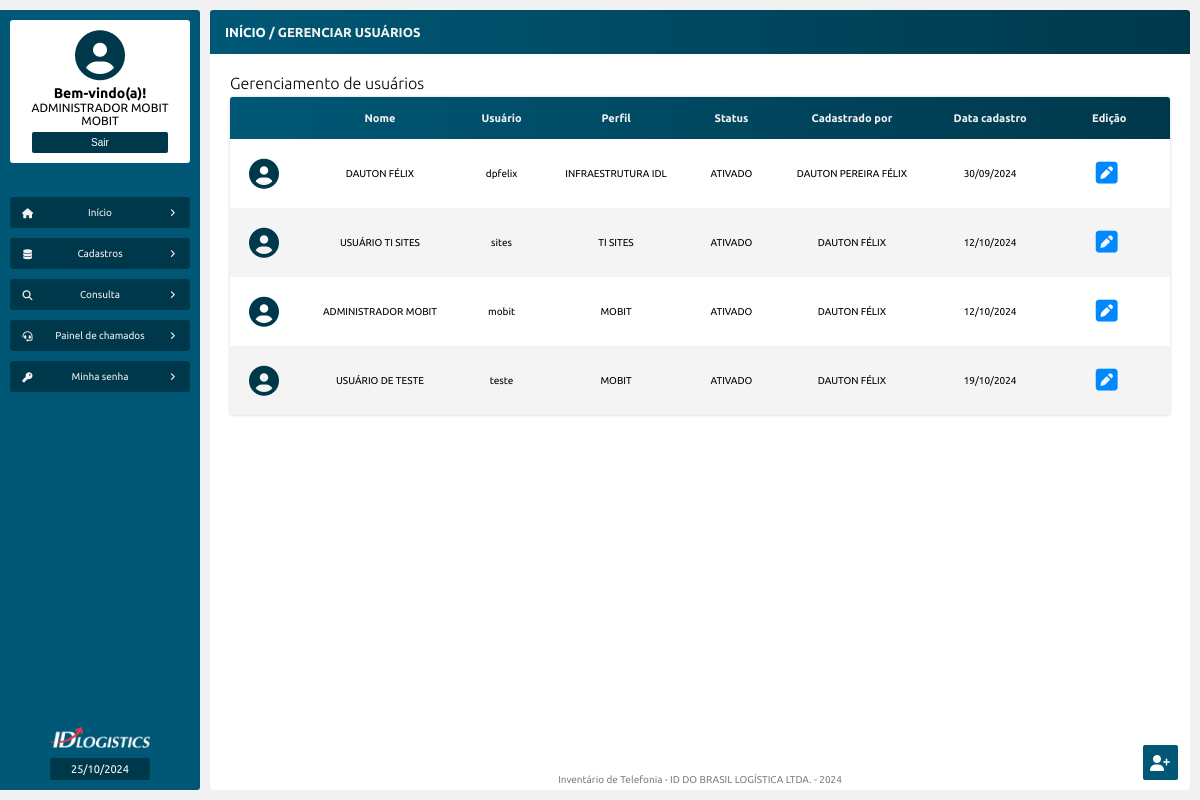
Screenshot of /gerenciar_usuarios.php (signed in) with the database file from the repository.
### tables this page shows
CREATE TABLE `tb_usuarios` (
  `id_usuario` int NOT NULL AUTO_INCREMENT,
  `nome` varchar(100) DEFAULT NULL,
  `matricula` varchar(10) DEFAULT NULL,
  `unidade` varchar(100) DEFAULT NULL,
  `cargo` varchar(100) DEFAULT NULL,
  `perfil` varchar(45) DEFAULT NULL,
  `usuario` varchar(100) DEFAULT NULL,
  `senha` varchar(256) DEFAULT NULL,
  `status` varchar(45) DEFAULT NULL,
  `senha_primeiro_acesso` varchar(45) DEFAULT NULL,
  `data_cadastro` timestamp NULL DEFAULT CURRENT_TIMESTAMP,
  `cadastrado_por` varchar(45) DEFAULT NULL,
  PRIMARY KEY (`id_usuario`)
);

### src/model/Usuario.php (called while the page is built, shortened)
<?php
class Usuario
{
    public function __construct(private PDO $pdo)
    {
        $this->pdo = $pdo;
    }
    public function exibeUsuarios(): array
    {
        $sql = "SELECT *, DATE_FORMAT(data_cadastro, '%d/%m/%Y') AS data_cadastro FROM tb_usuarios";
        $stmt = $this->pdo->prepare($sql);
        $stmt->execute();
        return $stmt->fetchAll(PDO::FETCH_ASSOC);
    }
}

### gerenciar_usuarios.php (the view, shortened to what this page needs)
<?php
require_once "src/config/conexao_bd.php";
$exibeUsuarios = new Usuario($pdo);
$exibeTodosUsuarios = $exibeUsuarios->exibeUsuarios();
?>
<!DOCTYPE html>
<html>
<head>
    <?php
        require_once "src/views/layout/head.php";
    ?>
</head>
<body>
    <main class="corpo">
        <?php
            require_once "src/views/layout/menu_lateral.php";
        ?>
        <section class="principal">
            <article class="conteudo">
                <header class="conteudo-cabecalho">
                    <h3><a href="inicio.php">INÍCIO</a> / GERENCIAR USUÁRIOS</h3>
                </header>
                <section class="conteudo-center">
                    <h1>Gerenciamento de usuários</h1>
                    <table>
                        <thead>
                            <tr>
                                <td></td>
                                <td>Nome</td>
                                <td>Usuário</td>
                                <td>Perfil</td>
                                <td>Status</td>
                                <td>Cadastrado por</td>
                                <td>Data cadastro</td>
                                <td>Edição</td>
                            </tr>
                        </thead>
                        <tbody>
                            <?php foreach($exibeTodosUsuarios as $exibeUsuarios) : ?>
                            <tr>
                                <td>
                                    <?php
                                        if(empty($exibeUsuarios['foto_perfil']))
                                        {
                                            echo "<i class='fa-solid fa-circle-user'></i>";
                                        } else {
                                            echo "<img src='$exibeUsuarios[foto_perfil]' id='table-foto-perfil'>";
                                        }
                                    ?>
                                </td>
                                <td><?= htmlentities($exibeUsuarios['nome']) ?></td>
                                <td><?= htmlentities($exibeUsuarios['usuario']) ?></td>
                                <td><?= htmlentities($exibeUsuarios['perfil']) ?></td>
                                <td><?= htmlentities($exibeUsuarios['status']) ?></td>
                                <td><?= htmlentities($exibeUsuarios['cadastrado_por']) ?></td>
                                <td><?= htmlentities($exibeUsuarios['data_cadastro']) ?></td>
                                <td id="acoes">
                                    <form>
                                        <button type="button" id="table-form-btn-editar"><a href="editar_usuario.php?id_usuario=<?= $exibeUsuarios['id_usuario'] ?>" title="Editar esse usuário"><i class="fa-solid fa-square-pen"></i></a></button>
                                    </form>
                                </td>
                            </tr>
                            <?php endforeach ?>
                        </tbody>
                    </table>
                </section>
                <?php
                    require_once "src/views/layout/rodape.php";
                ?>
            </article>
        </section>
    </main>
    <div class="btns-atalhos">
        <a href="cadastrar_usuario.php"><button id="btn-atalho" title="Cadastrar um novo usuário">
            <i class="fa-solid fa-user-plus"></i>
        </button></a>
    </div>
</body>
</html>

### css/style.css (style rules this page uses)
:root { --primary-color: #0088ff; --secundary-color: #005876; --terciary-color: #00384b; --white-color: #f1f1f1; --primary-shadow: 0 0 .5em #808080 }
* { padding: 0; margin: 0; box-sizing: border-box; }
a { text-decoration: none; }
body { font-family: 'Playpen Sans', cursive; font-family: 'Ubuntu', sans-serif; background: var(--white-color); }
.corpo { width: 100%; height: 100%; padding: 10px 10px 10px 0; position: absolute; display: flex; }
.principal { width: 100%; height: 100%; display: flex; flex-direction: column; }
.conteudo { width: 100%; height: 100%; position: relative; display: flex; flex-direction: column; align-items: center; overflow: hidden; background: #ffffff; border-radius: 3px; }
.conteudo-cabecalho { width: 100%; margin-bottom: 10px; padding: 15px; display: flex; justify-content: space-between; align-items: center; background: linear-gradient(to right, var(--secundary-color), var(--terciary-color)); color: var(--white-color); }
.conteudo-cabecalho h3 { font-size: 13px; font-weight: bold; }
.conteudo-center { width: 100%; height: 100%; padding: 10px 20px 20px 20px; display: flex; align-content: baseline; align-items: center; flex-direction: column; overflow: scroll; }
.conteudo-center h1 { width: 100%; font-size: 16px; font-weight: 100; }

### css/form.css (style rules this page uses)
form { width: 100%; height: fit-content; margin: 13px auto; padding: 60px 30px 30px 30px; position: relative; display: flex; flex-direction: column; border-radius: 3px; box-shadow: 0 0 1em #cdcdcd; background:#fff; font-size: 10px; }

### css/table.css (style rules this page uses)
table { width: 100%; margin: 5px auto; font-size: 10px; background: #ffffff; box-shadow: 0 0 .3em #cdcdcd; border-radius: 3px; border-collapse: collapse; text-align: center; overflow: auto; }
table tr td { padding: 15px; }
table thead { position: sticky; top: -10px; color: var(--white-color); font-weight: bold; background: linear-gradient(to right, var(--secundary-color), var(--terciary-color)); z-index: 1; }
table thead td:first-child { border-radius: 3px 0 0 0; }
table thead td:last-child { border-radius: 0 3px 0 0; }
table thead td { font-size: 11px; }
tbody tr:nth-child(even) { background: #f4f4f4; }
table form { width: fit-content; padding: 0; margin: 0 10px; border: 0; box-shadow: none; background: transparent; }
table tr #acoes { display: flex; align-items: center; justify-content: center; }
table a { color: #000; }
table i { color: var(--primary-color); font-size: 25px; }
table .fa-circle-user { font-size: 30px; color: var(--terciary-color); }

### css/botoes.css (style rules this page uses)
button { width: fit-content; min-width: 80px; padding: 5px 15px; border-radius: 2px; border: none; background: var(--secundary-color); color: #fff; font-size: 10px; cursor: pointer; }
.btns-atalhos { width: 70px; position: fixed; bottom: 20px; right: 5px; display: flex; align-items: center; justify-content: center; flex-direction: column; gap: 5px; z-index: 2; }
#btn-atalho { width: 35px; min-width: 0; height: 35px; padding: 5px; }
#btn-atalho i { font-size: 16px; }
form button { padding: 7px 15px 5px 15px; }
table form button { width: fit-content; min-width: fit-content; padding: 0; background: transparent; }
table tr td button { padding: 7px 15px; margin-right: 5px; }

### rows the page displays
tb_usuarios: nome "DAUTON FÉLIX", usuario "dpfelix", perfil "INFRAESTRUTURA IDL", status "ATIVADO", cadastrado_por "DAUTON PEREIRA FÉLIX", data_cadastro "30/09/2024"
tb_usuarios: nome "USUÁRIO TI SITES", usuario "sites", perfil "TI SITES", status "ATIVADO", cadastrado_por "DAUTON FÉLIX", data_cadastro "12/10/2024"
tb_usuarios: nome "ADMINISTRADOR MOBIT", usuario "mobit", perfil "MOBIT", status "ATIVADO", cadastrado_por "DAUTON FÉLIX", data_cadastro "12/10/2024"
tb_usuarios: nome "USUÁRIO DE TESTE", usuario "teste", perfil "MOBIT", status "ATIVADO", cadastrado_por "DAUTON FÉLIX", data_cadastro "19/10/2024"

### other values shown
$_SESSION['nome'] "ADMINISTRADOR MOBIT"
$_SESSION['unidade'] "MOBIT"
exibeDataAtual() "25/10/2024"
